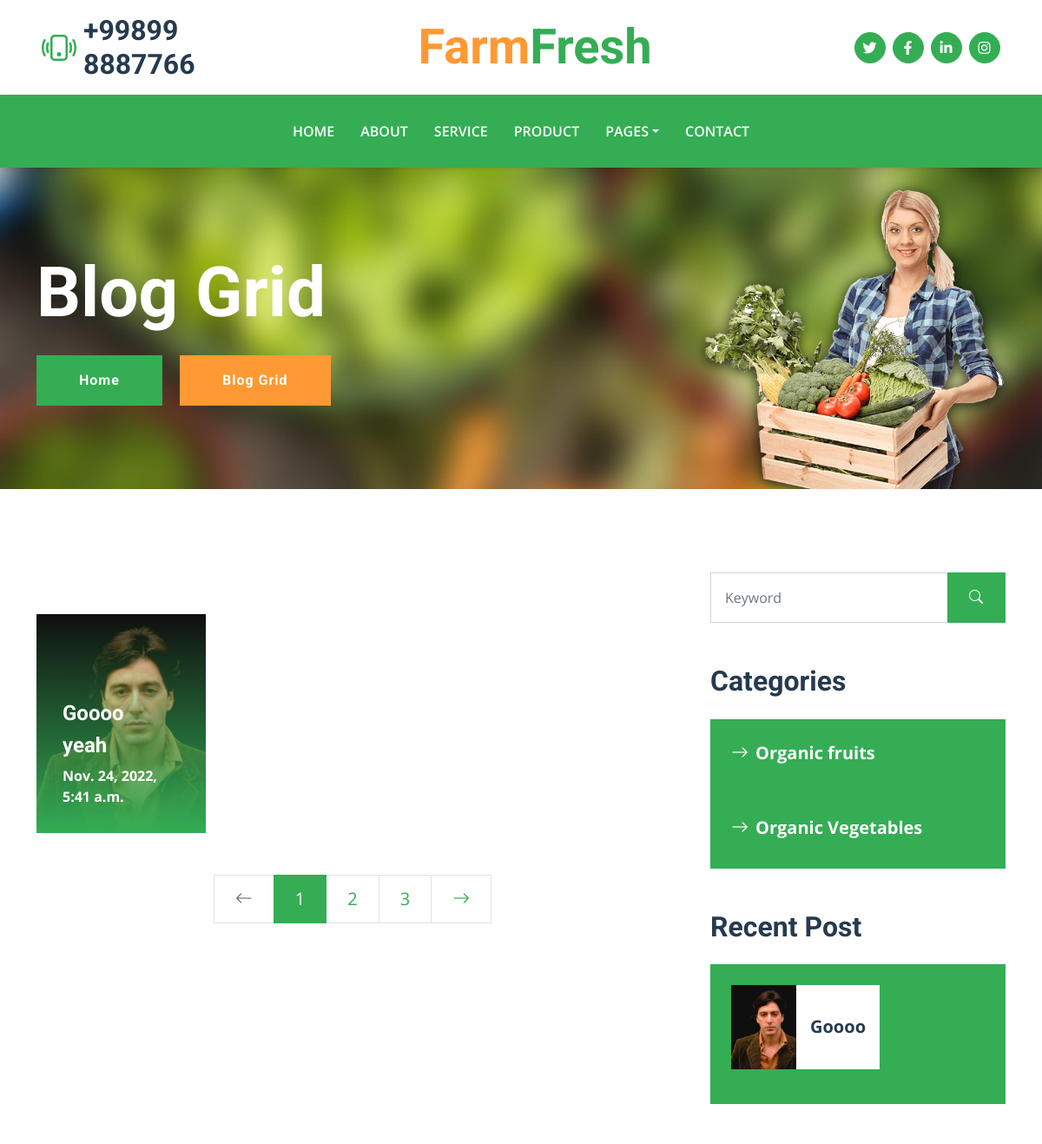
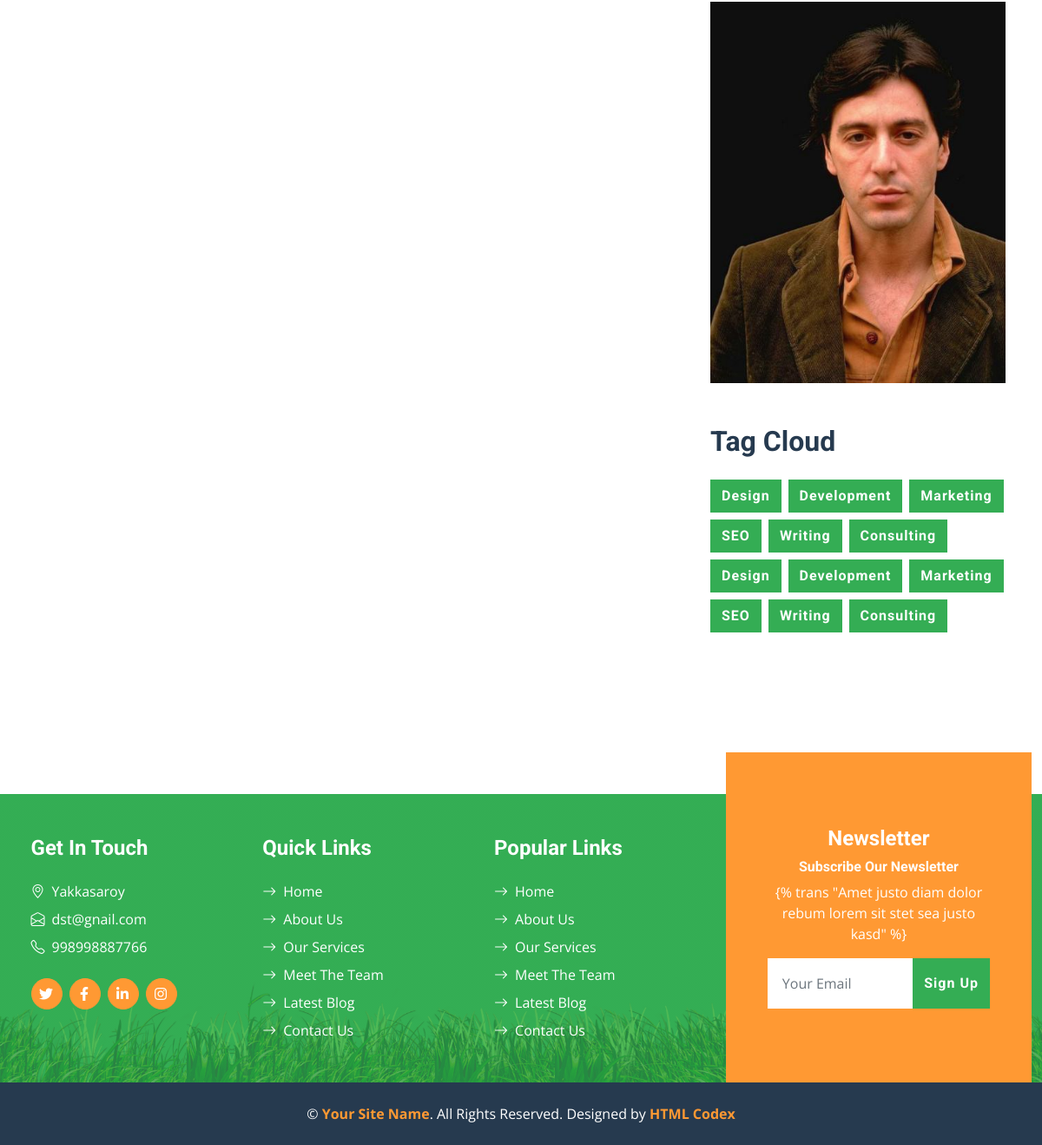
Screenshot of /blog/ with the database file from the repository (2 pictures, top to bottom).
### farmfresh/models.py (models this page shows, shortened)
class Post(models.Model):
    title = models.CharField(max_length=100)
    slug = models.CharField(max_length=250)
    author_name = models.CharField(max_length=250)
    updated_on = models.DateTimeField(auto_now= True)
    created_on = models.DateTimeField(auto_now_add=True)
    image = models.ImageField(upload_to = 'mobile_images')
    class Meta:
        ordering = ['-created_on']

class Category(models.Model):
    name = models.CharField(max_length=100)

class AboutUs(models.Model):
    adress = models.CharField(max_length=255)
    email = models.EmailField()
    phone_number = models.CharField(max_length=255)
    city = models.ForeignKey(City, on_delete=models.CASCADE)

### farmfresh/views.py (the view, shortened to what this page needs)
# urls.py: 2. Add a URL to urlpatterns:  path('blog/', include('blog.urls'))
def blog(request):
    postsdisplay = Post.objects.all()
    categorydisplay = Category.objects.all()
    aboutdisplay = AboutUs.objects.all()
    context = {"Post":postsdisplay, "Category":categorydisplay, 'AboutUs': aboutdisplay}
    return render(request, 'blog.html', context)

### templates/blog.html (shortened to what this page needs)
{% load static %} {% load i18n %}
<!DOCTYPE html>
<html lang="en">
  <head>
    <link
      href="https://cdnjs.cloudflare.com/ajax/libs/font-awesome/5.15.0/css/all.min.css"
      rel="stylesheet"
    />
    <link
      href="https://cdn.jsdelivr.net/npm/bootstrap-icons@1.4.1/font/bootstrap-icons.css"
      rel="stylesheet"
    />
    <link href="{% static 'css/assets/owl.carousel.min.css' %}" rel="stylesheet">
    <link href="{% static 'css/bootstrap.min.css' %}" rel="stylesheet" />
    <link href="{% static 'css/style.css' %}" rel="stylesheet" />
  </head>
  <body>
    <div class="container-fluid px-5 d-none d-lg-block">
      <div class="row gx-5 py-3 align-items-center">
        <div class="col-lg-3">
          <div class="d-flex align-items-center justify-content-start">
            <i class="bi bi-phone-vibrate fs-1 text-primary me-2"></i>
            <h2 class="mb-0">+99899 8887766</h2>
          </div>
        </div>
        <div class="col-lg-6">
          <div class="d-flex align-items-center justify-content-center">
            <a href="" class="navbar-brand ms-lg-5">
              <h1 class="m-0 display-4 text-primary">
                <span class="text-secondary">{% trans "Farm" %}</span>{% trans "Fresh"%}
              </h1>
            </a>
          </div>
        </div>
        <div class="col-lg-3">
          <div class="d-flex align-items-center justify-content-end">
            <a
              class="btn btn-primary btn-square rounded-circle me-2"
              href="https://www.twitter.com/"
              ><i class="fab fa-twitter"></i
            ></a>
            <a
              class="btn btn-primary btn-square rounded-circle me-2"
              href="https://www.facebook.com/"
              ><i class="fab fa-facebook-f"></i
            ></a>
            <a
              class="btn btn-primary btn-square rounded-circle me-2"
              href="https://www.linkedin.com/"
              ><i class="fab fa-linkedin-in"></i
            ></a>
            <a
              class="btn btn-primary btn-square rounded-circle"
              href="https://www.instagram.com/"
              ><i class="fab fa-instagram"></i
            ></a>
          </div>
        </div>
      </div>
    </div>
    <nav
      class="navbar navbar-expand-lg bg-primary navbar-dark shadow-sm py-3 py-lg-0 px-3 px-lg-5"
    >
      <div class="collapse navbar-collapse" id="navbarCollapse">
        <div class="navbar-nav mx-auto py-0">
          <a href="{% url 'index' %}" class="nav-item nav-link"
            >{% trans "Home" %}</a
          >
          <a href="{% url 'about' %}" class="nav-item nav-link"
            >{% trans "About" %}</a
          >
          <a href="{% url 'service' %}" class="nav-item nav-link"
            >{% trans "Service" %}</a
          >
          <a href="{% url 'product' %}" class="nav-item nav-link"
            >{% trans "Product" %}</a
          >
          <div class="nav-item dropdown">
            <a
              href="#"
              class="nav-link dropdown-toggle"
              data-bs-toggle="dropdown"
              >Pages</a
            >
          </div>
          <a href="{% url 'contact' %}" class="nav-item nav-link"
            >{% trans "Contact" %}</a
          >
        </div>
      </div>
    </nav>
    <div class="container-fluid bg-primary py-5 bg-hero mb-5">
      <div class="container py-5">
        <div class="row justify-content-start">
          <div class="col-lg-8 text-center text-lg-start">
            <h1 class="display-1 text-white mb-md-4">
              {% trans "Blog Grid" %}
            </h1>
            <a
              href="{% url 'index' %}"
              class="btn btn-primary py-md-3 px-md-5 me-3"
              >{% trans "Home" %}</a
            >
            <a href="{% url 'blog' %}" class="btn btn-secondary py-md-3 px-md-5"
              >{% trans "Blog Grid" %}</a
            >
          </div>
        </div>
      </div>
    </div>
    <div class="container py-5">
      <div class="row g-5">
        <div class="col-lg-8">
          <div class="row g-5">
            <div class="row g-5">
              {% for post in Post %}
              <div class="col-lg-4">
                <div class="blog-item position-relative overflow-hidden">
                  <img class="img-fluid" src="{{post.image.url}}" alt="" />
                  <a
                    class="blog-overlay"
                    href="{% url 'post_detail' post.slug %}"
                  >
                    <h4 class="text-white">{{post.title}}</h4>
                    <h4 class="text-white">{{post.slug}}</h4>
                    <span class="text-white fw-bold">{{post.created_on}}</span>
                  </a>
                </div>
              </div>
              {%endfor%}
            </div>
            <div class="col-12">
              <nav aria-label="Page navigation">
                <ul class="pagination pagination-lg justify-content-center m-0">
                  <li class="page-item disabled">
                    <a
                      class="page-link rounded-0"
                      href="#"
                      aria-label="Previous"
                    >
                      <span aria-hidden="true"
                        ><i class="bi bi-arrow-left"></i
                      ></span>
                    </a>
                  </li>
                  <li class="page-item active">
                    <a class="page-link" href="#">1</a>
                  </li>
                  <li class="page-item"><a class="page-link" href="#">2</a></li>
                  <li class="page-item"><a class="page-link" href="#">3</a></li>
                  <li class="page-item">
                    <a class="page-link rounded-0" href="#" aria-label="Next">
                      <span aria-hidden="true"
                        ><i class="bi bi-arrow-right"></i
                      ></span>
                    </a>
                  </li>
                </ul>
              </nav>
            </div>
          </div>
        </div>
        <div class="col-lg-4">
          <div class="mb-5">
            <div class="input-group">
              <input
                type="text"
                class="form-control p-3"
                placeholder="Keyword"
              />
              <button class="btn btn-primary px-4">
                <i class="bi bi-search"></i>
              </button>
            </div>
          </div>
          <div class="mb-5">
            <h2 class="mb-4">Categories</h2>
            {%for item in Category%}
            <div
              class="d-flex flex-column justify-content-start bg-primary p-4"
            >
              <a class="fs-5 fw-bold text-white mb-2" href="#"
                ><i class="bi bi-arrow-right me-2"></i>{{item.name}}</a
              >
            </div>
            {%endfor%}
          </div>
          <div class="mb-5">
            <h2 class="mb-4">Recent Post</h2>
            <div class="bg-primary p-4">
              {% for post in Post %}
              <div class="d-flex overflow-hidden mb-3">
                <img
                  class="img-fluid flex-shrink-0"
                  src="{{post.image.url}}"
                  style="width: 75px"
                  alt=""
                />
                <a
                  href=""
                  class="d-flex align-items-center bg-white text-dark fs-5 fw-bold px-3 mb-0"
                  >{{post.title}}
                </a>
              </div>
              {%endfor%}
            </div>
          </div>
          <div class="mb-5">
            {% for post in Post %}
            <img src="{{post.image.url}}" alt="" class="img-fluid rounded" />
            {%endfor%}
          </div>
          <div class="mb-5">
            <h2 class="mb-4">Tag Cloud</h2>
            <div class="d-flex flex-wrap m-n1">
              <a href="" class="btn btn-primary m-1">Design</a>
              <a href="" class="btn btn-primary m-1">Development</a>
              <a href="" class="btn btn-primary m-1">Marketing</a>
              <a href="" class="btn btn-primary m-1">SEO</a>
              <a href="" class="btn btn-primary m-1">Writing</a>
              <a href="" class="btn btn-primary m-1">Consulting</a>
              <a href="" class="btn btn-primary m-1">Design</a>
              <a href="" class="btn btn-primary m-1">Development</a>
              <a href="" class="btn btn-primary m-1">Marketing</a>
              <a href="" class="btn btn-primary m-1">SEO</a>
              <a href="" class="btn btn-primary m-1">Writing</a>
              <a href="" class="btn btn-primary m-1">Consulting</a>
            </div>
          </div>
        </div>
      </div>
    </div>
    <div class="container-fluid bg-footer bg-primary text-white mt-5">
      <div class="footer">
        <div class="row gx-5">
          <div class="col-lg-8 col-md-6">
            <div class="row gx-5">
              <div class="col-lg-4 col-md-12 pt-5 mb-5">
                {% for item in AboutUs %} {% if item.id == 1 %}
                <h4 class="text-white mb-4">Get In Touch</h4>
                <div class="d-flex mb-2">
                  <i class="bi bi-geo-alt text-white me-2"></i>
                  <p class="text-white mb-0">{{item.adress}}</p>
                </div>
                <div class="d-flex mb-2">
                  <i class="bi bi-envelope-open text-white me-2"></i>
                  <p class="text-white mb-0">{{item.email}}</p>
                </div>
                <div class="d-flex mb-2">
                  <i class="bi bi-telephone text-white me-2"></i>
                  <p class="text-white mb-0">{{item.phone_number}}</p>
                </div>
                <div class="d-flex mt-4">
                  <a
                    class="btn btn-secondary btn-square rounded-circle me-2"
                    href="https://www.twitter.com/"
                    ><i class="fab fa-twitter"></i
                  ></a>
                  <a
                    class="btn btn-secondary btn-square rounded-circle me-2"
                    href="https://www.facebook.com/"
                    ><i class="fab fa-facebook-f"></i
                  ></a>
                  <a
                    class="btn btn-secondary btn-square rounded-circle me-2"
                    href="https://www.linkedin.com/"
                    ><i class="fab fa-linkedin-in"></i
                  ></a>
                  <a
                    class="btn btn-secondary btn-square rounded-circle"
                    href="https://www.instagram.com/"
                    ><i class="fab fa-instagram"></i
                  ></a>
                </div>
                {%endif%} {%endfor%}
              </div>
              <div class="col-lg-4 col-md-12 pt-0 pt-lg-5 mb-5">
                <h4 class="text-white mb-4">Quick Links</h4>
                <div class="d-flex flex-column justify-content-start">
                  <a class="text-white mb-2" href="{% url 'index' %}"
                    ><i class="bi bi-arrow-right text-white me-2"></i>Home</a
                  >
                  <a class="text-white mb-2" href="{% url 'about' %}"
                    ><i class="bi bi-arrow-right text-white me-2"></i>About
                    Us</a
                  >
                  <a class="text-white mb-2" href="{% url 'service' %}"
                    ><i class="bi bi-arrow-right text-white me-2"></i>Our
                    Services</a
                  >
                  <a class="text-white mb-2" href="{% url 'team' %}"
                    ><i class="bi bi-arrow-right text-white me-2"></i>Meet The
                    Team</a
                  >
                  <a class="text-white mb-2" href="{% url 'blog' %}"
                    ><i class="bi bi-arrow-right text-white me-2"></i>Latest
                    Blog</a
                  >
                  <a class="text-white" href="{% url 'contact' %}"
                    ><i class="bi bi-arrow-right text-white me-2"></i>Contact
                    Us</a
                  >
                </div>
              </div>
              <div class="col-lg-4 col-md-12 pt-0 pt-lg-5 mb-5">
                <h4 class="text-white mb-4">Popular Links</h4>
                <div class="d-flex flex-column justify-content-start">
                  <a class="text-white mb-2" href="{% url 'index' %}"
                    ><i class="bi bi-arrow-right text-white me-2"></i>Home</a
                  >
                  <a class="text-white mb-2" href="{% url 'about' %}"
                    ><i class="bi bi-arrow-right text-white me-2"></i>About
                    Us</a
                  >
                  <a class="text-white mb-2" href="{% url 'service' %}"
                    ><i class="bi bi-arrow-right text-white me-2"></i>Our
                    Services</a
                  >
                  <a class="text-white mb-2" href="{% url 'team' %}"
                    ><i class="bi bi-arrow-right text-white me-2"></i>Meet The
                    Team</a
                  >
                  <a class="text-white mb-2" href="{% url 'blog' %}"
                    ><i class="bi bi-arrow-right text-white me-2"></i>Latest
                    Blog</a
                  >
                  <a class="text-white" href="{% url 'contact' %}"
                    ><i class="bi bi-arrow-right text-white me-2"></i>Contact
                    Us</a
                  >
                </div>
              </div>
            </div>
          </div>
          <div class="col-lg-4 col-md-6 mt-lg-n5">
            <div
              class="d-flex flex-column align-items-center justify-content-center text-center h-100 bg-secondary p-5"
            >
              <h4 class="text-white">{% trans "Newsletter" %}</h4>
              <h6 class="text-white">{% trans "Subscribe Our Newsletter" %}</h6>
              <p>
                {% trans "Amet justo diam dolor rebum lorem sit stet sea justo
                kasd" %}
              </p>
              <form action="{% url 'index' %}" method="post">
                <div class="input-group">
                  <input
                    type="text"
                    name="email"
                    class="form-control border-white p-3"
                    placeholder="Your Email"
                  />
                  <button class="btn btn-primary">{% trans "Sign Up" %}</button>
                </div>
              </form>
            </div>
          </div>
        </div>
      </div>
    </div>
    <div class="container-fluid bg-dark text-white py-4">
      <div class="container text-center">
        <p class="mb-0">
          &copy; <a class="text-secondary fw-bold" href="#">Your Site Name</a>.
          All Rights Reserved. Designed by
          <a class="text-secondary fw-bold" href="https://htmlcodex.com"
            >HTML Codex</a
          >
        </p>
      </div>
    </div>
  </body>
</html>

### rows the page displays
Post: image (picture), title "Goooo", slug "yeah", created_on "Nov. 24, 2022, 5:41 a.m."
Category: name "Organic fruits"
Category: name "Organic Vegetables"
AboutUs: adress "Yakkasaroy", email "dst@gnail.com", phone_number "998998887766"
